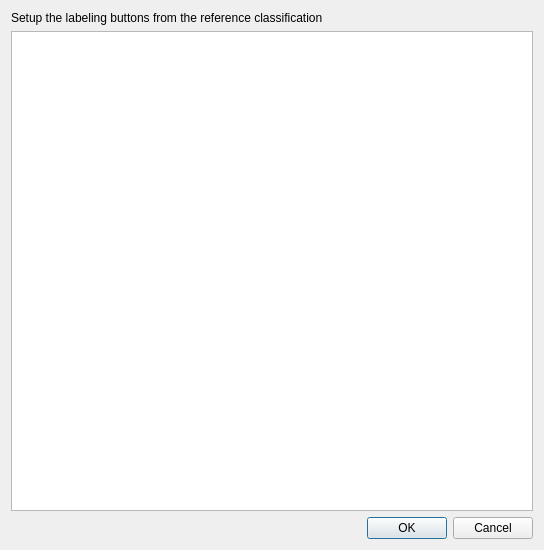
<?xml version="1.0" encoding="UTF-8"?>
<ui version="4.0">
 <class>Dialog</class>
 <widget class="QDialog" name="Dialog">
  <property name="geometry">
   <rect>
    <x>0</x>
    <y>0</y>
    <width>544</width>
    <height>550</height>
   </rect>
  </property>
  <property name="windowTitle">
   <string>Set the labeling buttons</string>
  </property>
  <layout class="QVBoxLayout" name="verticalLayout">
   <item>
    <widget class="QLabel" name="label">
     <property name="text">
      <string>Setup the labeling buttons from the reference classification</string>
     </property>
     <property name="alignment">
      <set>Qt::AlignJustify|Qt::AlignVCenter</set>
     </property>
     <property name="wordWrap">
      <bool>true</bool>
     </property>
    </widget>
   </item>
   <item>
    <widget class="QTableWidget" name="tableBtnsConfig"/>
   </item>
   <item>
    <widget class="QDialogButtonBox" name="buttonBox">
     <property name="orientation">
      <enum>Qt::Horizontal</enum>
     </property>
     <property name="standardButtons">
      <set>QDialogButtonBox::Cancel|QDialogButtonBox::Ok</set>
     </property>
    </widget>
   </item>
  </layout>
 </widget>
 <resources/>
 <connections/>
</ui>
